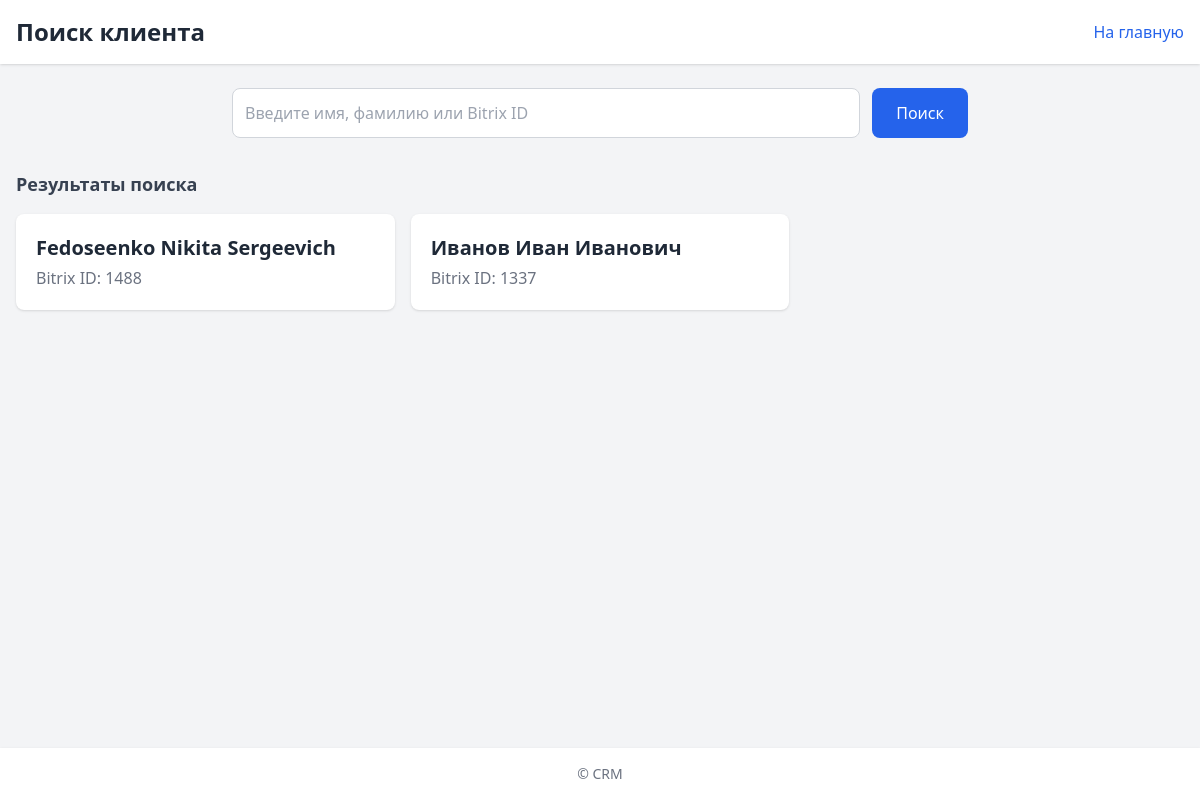
The app's page /client_search/, older data.
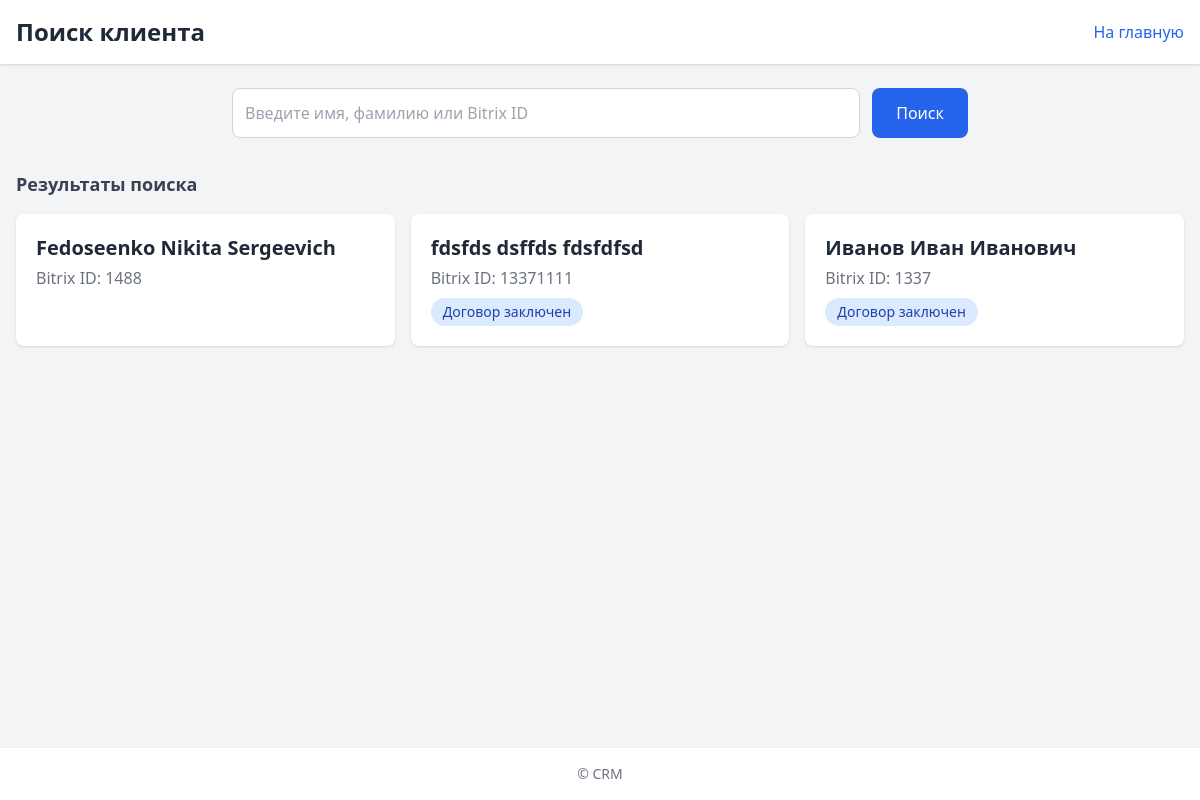
The same page, newer data.
### clients/models.py (models this page shows, shortened)
class Client(models.Model):
    user = models.OneToOneField(User, on_delete=models.CASCADE, related_name='client')
    name = models.CharField(max_length=100)
    surname = models.CharField(max_length=100)
    middlename = models.CharField(max_length=100, blank=True, null=True)
    bitrix_id = models.CharField(max_length=255, null=True, blank=True)
    stage = models.ForeignKey("StageTemplate", on_delete=models.SET_NULL, null=True, blank=True)
    referral_code = models.UUIDField(default=uuid.uuid4, unique=True, editable=False)
    class Meta:
        constraints = [
            models.UniqueConstraint(
                fields=['bitrix_id'],
                condition=~Q(bitrix_id=None),
                name='unique_bitrix_id_not_null'
            )
        ]

class StageTemplate(models.Model):
    name = models.CharField(max_length=100, unique=True)
    order = models.PositiveIntegerField(default=0)
    class Meta:
        ordering = ['order']

### payments/views.py (the view)
# urls.py: path('client_search/', client_search_view, name='client_search'),
def client_search_view(request):
    q = (request.GET.get('q') or '').strip().lower()
    if q:
        results = [
            client for client in Client.objects.all()
            if (
                (client.name and q in client.name.lower()) or
                (client.surname and q in client.surname.lower()) or
                (client.middlename and q in client.middlename.lower()) or
                (client.bitrix_id and q in str(client.bitrix_id).lower())
            )
        ]
    else:
        results = Client.objects.all().order_by('surname', 'name')
    return render(request, 'client_search.html', {
        'query': q,
        'results': results
    })

### payments/templates/client_search.html (shortened to what this page needs)
{% load static %}
<!DOCTYPE html>
<html lang="ru">
<head>
    <script src="https://cdn.tailwindcss.com"></script>
</head>
<body class="bg-gray-100 min-h-screen flex flex-col">
    <header class="bg-white shadow p-4">
        <div class="max-w-7xl mx-auto flex items-center justify-between">
            <h1 class="text-2xl font-bold text-gray-800">Поиск клиента</h1>
            <a href="/" class="text-blue-600 hover:underline">На главную</a>
        </div>
    </header>
    <section class="max-w-3xl mx-auto mt-6 w-full px-4">
        <form method="get" action="{% url 'client_search' %}" class="flex flex-col sm:flex-row gap-3">
            <input
                type="text"
                name="q"
                value="{{ query }}"
                placeholder="Введите имя, фамилию или Bitrix ID"
                class="flex-1 p-3 rounded-lg border border-gray-300 focus:outline-none focus:ring-2 focus:ring-blue-500"
            >
            <button
                type="submit"
                class="bg-blue-600 text-white px-6 py-3 rounded-lg hover:bg-blue-700 transition duration-200"
            >
                Поиск
            </button>
        </form>
    </section>
    <section class="max-w-7xl mx-auto mt-8 w-full px-4 flex-1">
        {% if results %}
            <h2 class="text-lg font-semibold text-gray-700 mb-4">Результаты поиска</h2>
            <div class="grid gap-4 sm:grid-cols-2 lg:grid-cols-3">
                {% for client in results %}
                    <a href="{% url 'client_admin_view' client.id %}"
                       class="bg-white p-5 rounded-lg shadow hover:shadow-lg transition duration-200 block">
                        <h3 class="text-xl font-bold text-gray-800">
                            {{ client.surname }} {{ client.name }}{% if client.middlename %} {{ client.middlename }}{% endif %}
                        </h3>
                        <p class="text-gray-500 mt-1">Bitrix ID: {{ client.bitrix_id }}</p>
                        {% if client.stage %}
                            <p class="mt-2 text-sm bg-blue-100 text-blue-800 px-3 py-1 rounded-full w-fit">
                                {{ client.stage.name }}
                            </p>
                        {% endif %}
                    </a>
                {% endfor %}
            </div>
        {% elif query %}
            <p class="text-gray-500 mt-4">Ничего не найдено</p>
        {% endif %}
    </section>
    <footer class="bg-white shadow mt-10 p-4 text-center text-gray-500 text-sm">
        © {{ now|date:"Y" }} CRM
    </footer>
</body>
</html>

Row changes from the older to the newer data that the page shows:
added Client: surname "fdsfds", name "dsffds", middlename "fdsfdfsd", bitrix_id "13371111", stage.name "Договор заключен"
changed Client "Иванов": stage_id empty → 1 (drawn); stage.name (not shown) → "Договор заключен"
